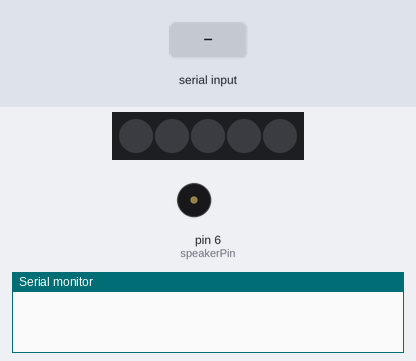
The sketch below on a simulated Arduino Uno, built with avr-gcc and run on an emulated ATmega328P. Shown: 5 RGB LEDs in strip order, left to right, buzzer (waves = sounding), the last lines printed to the serial monitor. The inputs (shaded band) are chosen by the test bench. Dim RGB values are drawn brighter than linear; colours are those a GRB WS2812 strip shows for the declared byte order; random numbers use the default seed unless the sketch sets one.

Above: at 1.4 s.
1.5 s: "1" received over the second serial link
At 1.65 s:
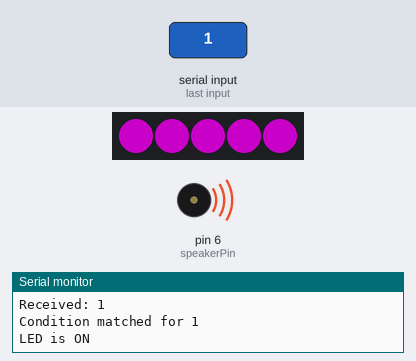
At 2.2 s:
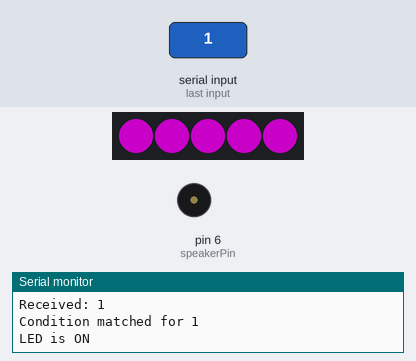
3.8 s: "0" received over the second serial link
At 3.85 s:
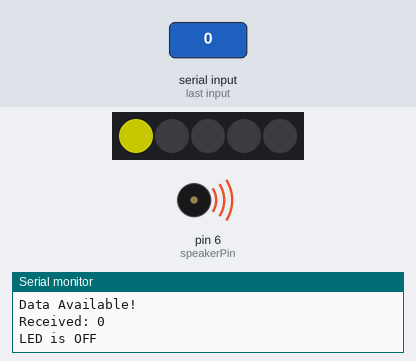
Timing chart, 0 to 6.8 s (numbered marks = the images above; inputs shaded):
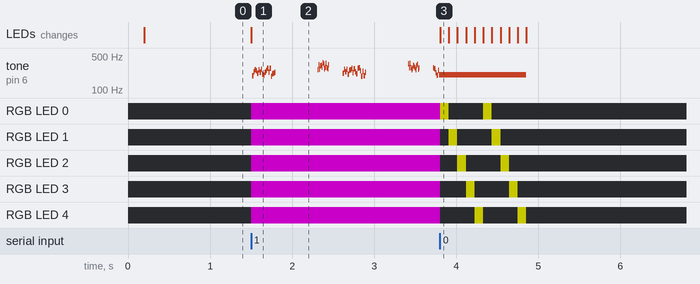

Measured:
- after the input at 1.5 s, tone on pin 6 (speakerPin): plays 197 Hz for 0.02 s, 239 Hz for 0.01 s, 263 Hz for 0.02 s, 248 Hz for 0.02 s, 220 Hz for 0.01 s, 262 Hz for 0.02 s … (72 notes in this stretch), starting at once; RGB LED 0–4: off → RGB(100, 0, 100) at once; the LEDs: change at once (image 1)
- after the input at 3.8 s, RGB LED 0: alternates RGB(100, 100, 0) for 0.11 s and off for 0.42 s, 4 changes in all, then stays off, starting at once; RGB LED 1: goes off 0.11 s, RGB(100, 100, 0) 0.11 s, off 0.42 s, RGB(100, 100, 0) 0.11 s, then off, starting at once

The sketch:

slave_code.ino
```cpp
// CODE FOR SLAVE

//adding all the libraries
#include <SoftwareSerial.h>
#include <FastLED.h>

// // Define software serial pins
SoftwareSerial BTSerial(10, 11);  // (RX, TX)

#define LED_PIN 2     // led pin
#define speakerPin 6  //piezo pin
#define NUM_LEDS 5    // we have 5 leds

// Melody settings - used for earlier happy bday sounds.
// This is still used as a reference to be able to refer to for understanding the tone funciton of the piezo
int length = 15;
char notes[] = "ccggaagffeeddc ";
int beats[] = { 1, 1, 1, 1, 1, 1, 2, 1, 1, 1, 1, 1, 1, 2, 4 };
int tempo = 300;

int ledPin = 2;  // choose the pin for the LED
CRGB leds[NUM_LEDS];

bool isBarking = false;    // to see if we are in between barking
bool stopBarking = false;  // to stop the barking manually when button press
int barkStep = 0;
int barkState = 0;  // 0 = woof1, 1 = woof2
unsigned long lastBarkTime = 0;

int volume = 1;  // volume increases after each loop of bark

// Function to play a tone
void playTone(int tone, int duration) {
  for (long i = 0; i < duration * 1000L; i += tone * 2) {  //
    digitalWrite(speakerPin, HIGH);
    delayMicroseconds(tone);
    digitalWrite(speakerPin, LOW);
    delayMicroseconds(tone);
  }
  noTone(speakerPin);
}

// LOGIC FOR STOPPING MID MELODY
// track each note in miliseconds
// track input of the master - 0 or 1 - keep reading it - happening in loop
// As soon as 0 is read, you stop mid it from playing the next note - this can be handled
// by tone () instead of using the playNote - which means you kreep playing the entire melody.
// Calling playNote () means I keep asking it to play the melody again and again but when
// I ask the tone (), I am asking it to play each note
// Ignore the number of print statements, and the long comments, i needed them to not forget my code and to
// debug and check everything working


void resetVolume() {
  volume = 1;
}


void collarAnimation() {
  // Cycle through the LEDs to create a happiness animation
  for (int cycle = 0; cycle < 2; cycle++) {  // Repeat the animation twice
    for (int i = 0; i < NUM_LEDS; i++) {     // Turn on LEDs one by one
      leds[i] = CRGB(100, 100, 0);           // Purple color [GRB]
      FastLED.show();
      // leds[i] = CRGB::Green;  // Set color to green - happiness :)
      FastLED.show();
      delay(100);             // Slight delay to make the animation visible
      leds[i] = CRGB::Black;  // Turn off LED after animation completes
      FastLED.show();
    }
  }
}


void setup() {
  // put your setup code here, to run once:
  Serial.begin(9600);
  BTSerial.begin(9600);     // For Bluetooth communication
  pinMode(ledPin, OUTPUT);  // declare LED as output
  pinMode(speakerPin, OUTPUT);
  delay(200);
  digitalWrite(ledPin, LOW);      // Make sure LED is off at start
  digitalWrite(speakerPin, LOW);  // Make sure piezo is silent at start

  FastLED.addLeds<WS2812, LED_PIN, RGB>(leds, NUM_LEDS);
  FastLED.setMaxPowerInVoltsAndMilliamps(5, 500);
  FastLED.clear();
  FastLED.show();
}

// ---- LOGIC -----//
// stop playing boolean will be false when 1 is recieved
// if bluetooth module recieves 0, then stopPlaying is true
// if stopplaying = true - return from the loop (to not beginning playing in the first place)
// if stopPlaying = false - go ahead with playing


void loop() {
  if (BTSerial.available()) {           // Check if data is received
    Serial.println("Data Available!");  // Debugging
    char val = BTSerial.read();         // Read integer value
    Serial.print("Received: ");
    Serial.println(val);  // Debugging

    if (val == '1') {
      //to check bluetooth module recieves data - connection established well and no errors with data type
      Serial.println("Condition matched for 1");

      // turn on the led
      digitalWrite(ledPin, HIGH);
      Serial.println("LED is ON");
      for (int i = 0; i < NUM_LEDS; i++) {
        leds[i] = CRGB(0, 100, 100);  // Purple color [GRB]
      }
      FastLED.show();


      isBarking = true;  //sound can play - if 1
      stopBarking = false;
      barkStep = 0;
      barkState = 0;
      lastBarkTime = millis();


      // because when i did with the delay, the entire program had a delay. With millis(), I was able to stop
      // keep track of the note with milliseconds but overall the program kept running checking for the val =0
      // when i had delay - then even next input did not come in on time.
      // delay - blocks whole program - this is fine for button press for master because in master that's the only purpose fo the program now
      // millis - an additional delay for milliseconds that doesnt stop the entire program


      for (int i = 0; i < length; i++) {
        if (stopBarking == true) {
          Serial.println("dont play the sound");
          return;
        }
      }
    }


    else if (val == '0') {
      digitalWrite(ledPin, LOW);
      Serial.println("LED is OFF");
      FastLED.clear();
      FastLED.show();
      collarAnimation();

      stopBarking = true;  //make this true - stop barking manually
      isBarking = false;   //will change it
      noTone(speakerPin);  // Stop the tone immediately
      Serial.println("LED OFF and Music stopped");
    }
  }

  //Play barking non-blocking
  if (isBarking == true && stopBarking != true) {  //barking on and not asked to stop
    unsigned long currentMillis = millis();        // continue barking - counting millis
    if (barkState == 0) {                          // First woof
      if (barkStep < 20) {
        if (currentMillis - lastBarkTime >= 15) {
          int freq = random(180 + volume * 10, 280 + volume * 10);
          tone(speakerPin, freq);
          lastBarkTime = currentMillis;
          barkStep++;
        }
      } else {
        noTone(speakerPin);
        barkState = 1;
        barkStep = 0;
        lastBarkTime = currentMillis;
      }
    }

    else if (barkState == 1) {  // Pause between woofs
      noTone(speakerPin);
      if (currentMillis - lastBarkTime >= 500) {
        barkState = 2;
        barkStep = 0;
        lastBarkTime = currentMillis;
      }
    }

    else if (barkState == 2) {  // Second woof
      if (barkStep < 15) {
        if (currentMillis - lastBarkTime >= 10) {
          int freq = random(250 + volume * 10, 350 + volume * 10);
          tone(speakerPin, freq);
          lastBarkTime = currentMillis;
          barkStep++;
        }
      } else {
        noTone(speakerPin);
        barkState = 3;
        lastBarkTime = currentMillis;
      }
    }

    else if (barkState == 3) {  // End pause
      if (currentMillis - lastBarkTime >= 150) {
        barkState = 0;  // Repeat barking cycle (loop)
        barkStep = 0;
        lastBarkTime = currentMillis;
      }
    }
  }
}

// ARDUINO TECHNICALITY
// loop runs every second
// millis () - thats why is a built in Arduino Timer  it checks how many milliseconds
//passed since the code started running so within that 1 sec of loop - tracking that 1 sec
```
